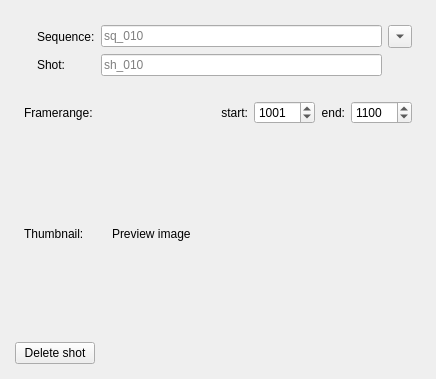
<?xml version="1.0" encoding="UTF-8"?>
<ui version="4.0">
 <class>dlg_EditShot</class>
 <widget class="QDialog" name="dlg_EditShot">
  <property name="geometry">
   <rect>
    <x>0</x>
    <y>0</y>
    <width>436</width>
    <height>371</height>
   </rect>
  </property>
  <property name="windowTitle">
   <string>Edit shot</string>
  </property>
  <layout class="QVBoxLayout" name="verticalLayout">
   <property name="spacing">
    <number>15</number>
   </property>
   <property name="leftMargin">
    <number>15</number>
   </property>
   <property name="topMargin">
    <number>15</number>
   </property>
   <property name="rightMargin">
    <number>15</number>
   </property>
   <property name="bottomMargin">
    <number>15</number>
   </property>
   <item>
    <widget class="QWidget" name="w_shotName" native="true">
     <layout class="QGridLayout" name="gridLayout">
      <property name="topMargin">
       <number>10</number>
      </property>
      <item row="0" column="3">
       <widget class="QToolButton" name="b_showSeq">
        <property name="maximumSize">
         <size>
          <width>25</width>
          <height>16777215</height>
         </size>
        </property>
        <property name="focusPolicy">
         <enum>Qt::NoFocus</enum>
        </property>
        <property name="toolTip">
         <string>Existing sequence names</string>
        </property>
        <property name="text">
         <string/>
        </property>
        <property name="arrowType">
         <enum>Qt::DownArrow</enum>
        </property>
       </widget>
      </item>
      <item row="0" column="1">
       <widget class="QLabel" name="l_seq">
        <property name="text">
         <string>Sequence:</string>
        </property>
       </widget>
      </item>
      <item row="0" column="2">
       <widget class="QLineEdit" name="e_sequence">
        <property name="placeholderText">
         <string>sq_010</string>
        </property>
       </widget>
      </item>
      <item row="1" column="2">
       <widget class="QLineEdit" name="e_shotName">
        <property name="placeholderText">
         <string>sh_010</string>
        </property>
       </widget>
      </item>
      <item row="1" column="1">
       <widget class="QLabel" name="l_shot">
        <property name="text">
         <string>Shot:</string>
        </property>
       </widget>
      </item>
      <item row="0" column="0">
       <widget class="QLabel" name="l_seqIcon">
        <property name="text">
         <string/>
        </property>
       </widget>
      </item>
      <item row="1" column="0">
       <widget class="QLabel" name="l_shotIcon">
        <property name="text">
         <string/>
        </property>
       </widget>
      </item>
     </layout>
    </widget>
   </item>
   <item>
    <widget class="QWidget" name="w_range" native="true">
     <layout class="QHBoxLayout" name="horizontalLayout">
      <property name="topMargin">
       <number>1</number>
      </property>
      <item>
       <widget class="QLabel" name="label_2">
        <property name="text">
         <string>Framerange:</string>
        </property>
       </widget>
      </item>
      <item>
       <spacer name="horizontalSpacer">
        <property name="orientation">
         <enum>Qt::Horizontal</enum>
        </property>
        <property name="sizeHint" stdset="0">
         <size>
          <width>40</width>
          <height>20</height>
         </size>
        </property>
       </spacer>
      </item>
      <item>
       <widget class="QLabel" name="label">
        <property name="text">
         <string>start:</string>
        </property>
        <property name="alignment">
         <set>Qt::AlignRight|Qt::AlignTrailing|Qt::AlignVCenter</set>
        </property>
       </widget>
      </item>
      <item>
       <widget class="QSpinBox" name="sp_startFrame">
        <property name="minimumSize">
         <size>
          <width>60</width>
          <height>0</height>
         </size>
        </property>
        <property name="maximum">
         <number>99999</number>
        </property>
        <property name="value">
         <number>1001</number>
        </property>
       </widget>
      </item>
      <item>
       <widget class="QLabel" name="label_3">
        <property name="layoutDirection">
         <enum>Qt::LeftToRight</enum>
        </property>
        <property name="text">
         <string>end:</string>
        </property>
        <property name="alignment">
         <set>Qt::AlignRight|Qt::AlignTrailing|Qt::AlignVCenter</set>
        </property>
       </widget>
      </item>
      <item>
       <widget class="QSpinBox" name="sp_endFrame">
        <property name="minimumSize">
         <size>
          <width>60</width>
          <height>0</height>
         </size>
        </property>
        <property name="maximum">
         <number>99999</number>
        </property>
        <property name="value">
         <number>1100</number>
        </property>
       </widget>
      </item>
     </layout>
    </widget>
   </item>
   <item>
    <widget class="QWidget" name="w_preview" native="true">
     <layout class="QHBoxLayout" name="horizontalLayout_2">
      <property name="spacing">
       <number>0</number>
      </property>
      <property name="topMargin">
       <number>1</number>
      </property>
      <item>
       <widget class="QLabel" name="label_5">
        <property name="text">
         <string>Thumbnail:</string>
        </property>
       </widget>
      </item>
      <item>
       <spacer name="horizontalSpacer_2">
        <property name="orientation">
         <enum>Qt::Horizontal</enum>
        </property>
        <property name="sizeHint" stdset="0">
         <size>
          <width>40</width>
          <height>20</height>
         </size>
        </property>
       </spacer>
      </item>
      <item>
       <widget class="QLabel" name="l_shotPreview">
        <property name="sizePolicy">
         <sizepolicy hsizetype="Fixed" vsizetype="Fixed">
          <horstretch>0</horstretch>
          <verstretch>0</verstretch>
         </sizepolicy>
        </property>
        <property name="minimumSize">
         <size>
          <width>300</width>
          <height>169</height>
         </size>
        </property>
        <property name="contextMenuPolicy">
         <enum>Qt::CustomContextMenu</enum>
        </property>
        <property name="text">
         <string>Preview image</string>
        </property>
       </widget>
      </item>
     </layout>
    </widget>
   </item>
   <item>
    <spacer name="verticalSpacer">
     <property name="orientation">
      <enum>Qt::Vertical</enum>
     </property>
     <property name="sizeHint" stdset="0">
      <size>
       <width>20</width>
       <height>40</height>
      </size>
     </property>
    </spacer>
   </item>
   <item>
    <widget class="QWidget" name="widget" native="true">
     <layout class="QHBoxLayout" name="horizontalLayout_4">
      <property name="leftMargin">
       <number>0</number>
      </property>
      <property name="topMargin">
       <number>0</number>
      </property>
      <property name="rightMargin">
       <number>0</number>
      </property>
      <property name="bottomMargin">
       <number>0</number>
      </property>
      <item>
       <widget class="QPushButton" name="b_deleteShot">
        <property name="focusPolicy">
         <enum>Qt::NoFocus</enum>
        </property>
        <property name="text">
         <string>Delete shot</string>
        </property>
       </widget>
      </item>
      <item>
       <spacer name="horizontalSpacer_4">
        <property name="orientation">
         <enum>Qt::Horizontal</enum>
        </property>
        <property name="sizeHint" stdset="0">
         <size>
          <width>40</width>
          <height>20</height>
         </size>
        </property>
       </spacer>
      </item>
      <item>
       <widget class="QDialogButtonBox" name="buttonBox">
        <property name="orientation">
         <enum>Qt::Horizontal</enum>
        </property>
        <property name="standardButtons">
         <set>QDialogButtonBox::NoButton</set>
        </property>
        <property name="centerButtons">
         <bool>false</bool>
        </property>
       </widget>
      </item>
     </layout>
    </widget>
   </item>
  </layout>
 </widget>
 <tabstops>
  <tabstop>e_sequence</tabstop>
  <tabstop>b_showSeq</tabstop>
  <tabstop>sp_startFrame</tabstop>
  <tabstop>sp_endFrame</tabstop>
 </tabstops>
 <resources/>
 <connections/>
</ui>
